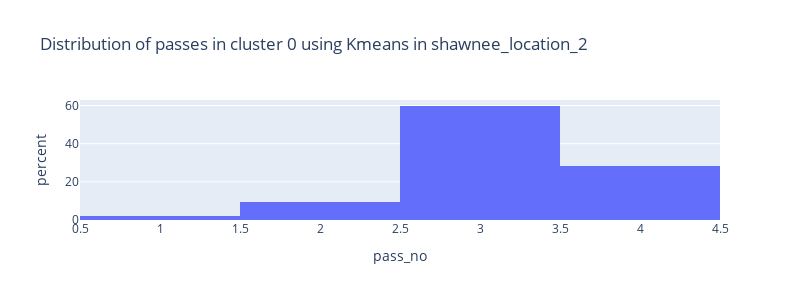
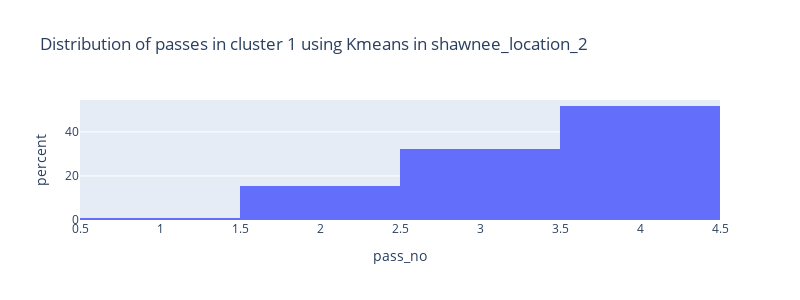
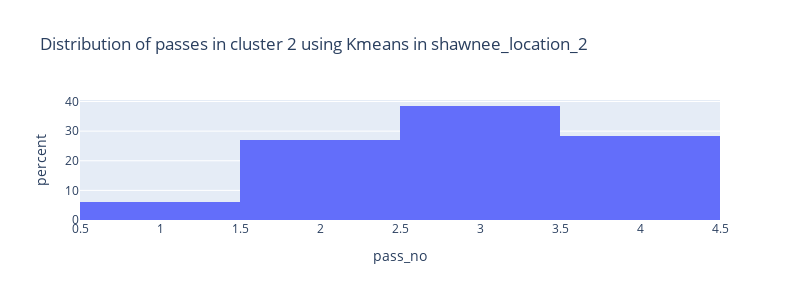

These figures' notebook cell, in order:
### Code cell
passes=np.sort(to_plot.cluster.unique())

nbins=len(passes)

for i in range(nbins):

    title=f"Distribution of passes in cluster {i} using {model_name} in {location_name}"
    
    fig = px.histogram(to_plot[to_plot["cluster"]==passes[i]], 
                       x="pass_no",
                       histnorm='percent',
                       nbins=nbins,
                       title=title,
                       width=800,
                       height=300
                      )
#     fig.write_image(folder_location/model_name/title/f"_field_pass{passes[i]}.png")
    fig.show()

### Figure 1 — Plotly figure (JSON) as saved in the notebook; plotly's stock layout.template omitted (floating-point values rounded to 4 significant figures; data arrays with more than 128 entries replaced by an {"elided": "..."} marker saying what was removed)
{"data": [{"alignmentgroup": "True", "bingroup": "x", "histnorm": "percent", "hovertemplate": "pass_no=%{x}<br>percent=%{y}<extra></extra>", "legendgroup": "", "marker": {"color": "#636efa", "pattern": {"shape": ""}}, "name": "", "nbinsx": 5, "offsetgroup": "", "orientation": "v", "showlegend": false, "type": "histogram", "x": {"elided": "313 int values"}, "xaxis": "x", "yaxis": "y"}], "layout": {"barmode": "relative", "height": 300, "legend": {"tracegroupgap": 0}, "title": {"text": "Distribution of passes in cluster 0 using Kmeans in shawnee_location_2"}, "width": 800, "xaxis": {"anchor": "y", "domain": [0, 1], "title": {"text": "pass_no"}}, "yaxis": {"anchor": "x", "domain": [0, 1], "title": {"text": "percent"}}}}

### Figure 2 — Plotly figure (JSON) as saved in the notebook; plotly's stock layout.template omitted (floating-point values rounded to 4 significant figures; data arrays with more than 128 entries replaced by an {"elided": "..."} marker saying what was removed)
{"data": [{"alignmentgroup": "True", "bingroup": "x", "histnorm": "percent", "hovertemplate": "pass_no=%{x}<br>percent=%{y}<extra></extra>", "legendgroup": "", "marker": {"color": "#636efa", "pattern": {"shape": ""}}, "name": "", "nbinsx": 5, "offsetgroup": "", "orientation": "v", "showlegend": false, "type": "histogram", "x": {"elided": "371 int values"}, "xaxis": "x", "yaxis": "y"}], "layout": {"barmode": "relative", "height": 300, "legend": {"tracegroupgap": 0}, "title": {"text": "Distribution of passes in cluster 1 using Kmeans in shawnee_location_2"}, "width": 800, "xaxis": {"anchor": "y", "domain": [0, 1], "title": {"text": "pass_no"}}, "yaxis": {"anchor": "x", "domain": [0, 1], "title": {"text": "percent"}}}}

### Figure 3 — Plotly figure (JSON) as saved in the notebook; plotly's stock layout.template omitted (floating-point values rounded to 4 significant figures; data arrays with more than 128 entries replaced by an {"elided": "..."} marker saying what was removed)
{"data": [{"alignmentgroup": "True", "bingroup": "x", "histnorm": "percent", "hovertemplate": "pass_no=%{x}<br>percent=%{y}<extra></extra>", "legendgroup": "", "marker": {"color": "#636efa", "pattern": {"shape": ""}}, "name": "", "nbinsx": 5, "offsetgroup": "", "orientation": "v", "showlegend": false, "type": "histogram", "x": {"elided": "317 int values"}, "xaxis": "x", "yaxis": "y"}], "layout": {"barmode": "relative", "height": 300, "legend": {"tracegroupgap": 0}, "title": {"text": "Distribution of passes in cluster 2 using Kmeans in shawnee_location_2"}, "width": 800, "xaxis": {"anchor": "y", "domain": [0, 1], "title": {"text": "pass_no"}}, "yaxis": {"anchor": "x", "domain": [0, 1], "title": {"text": "percent"}}}}
